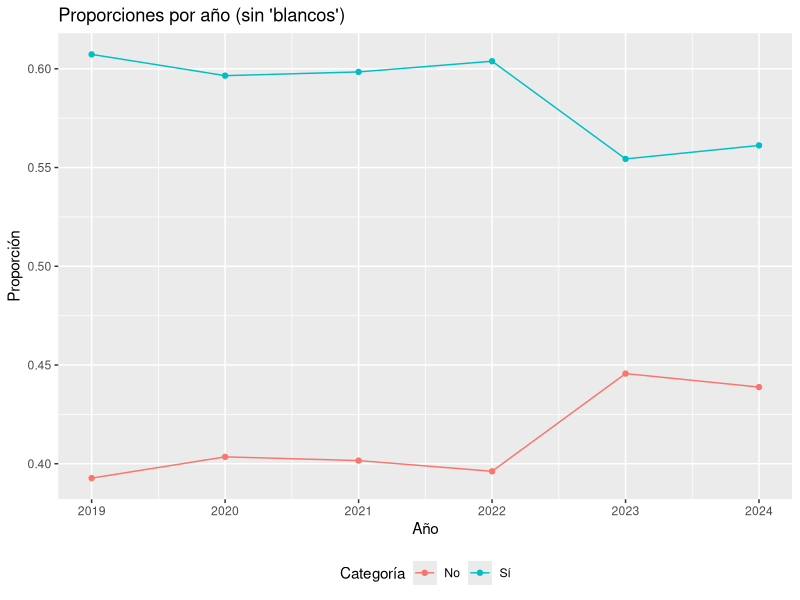
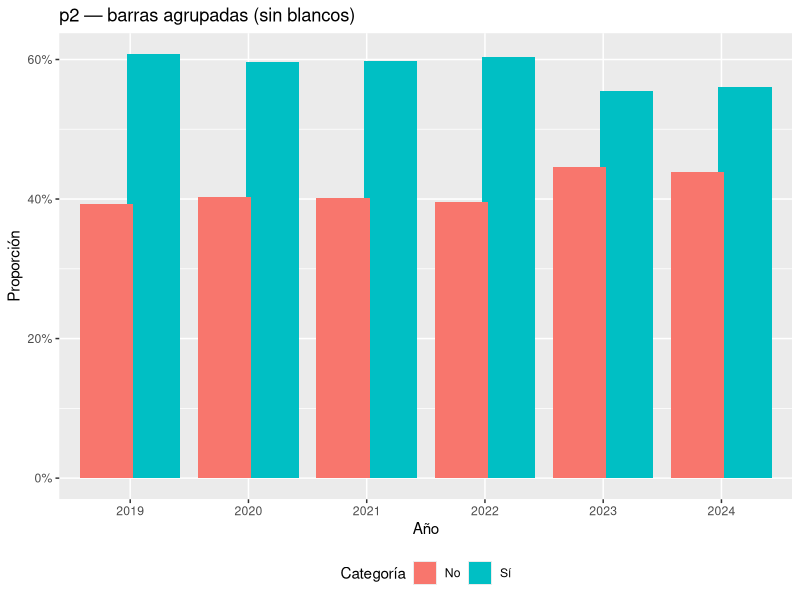
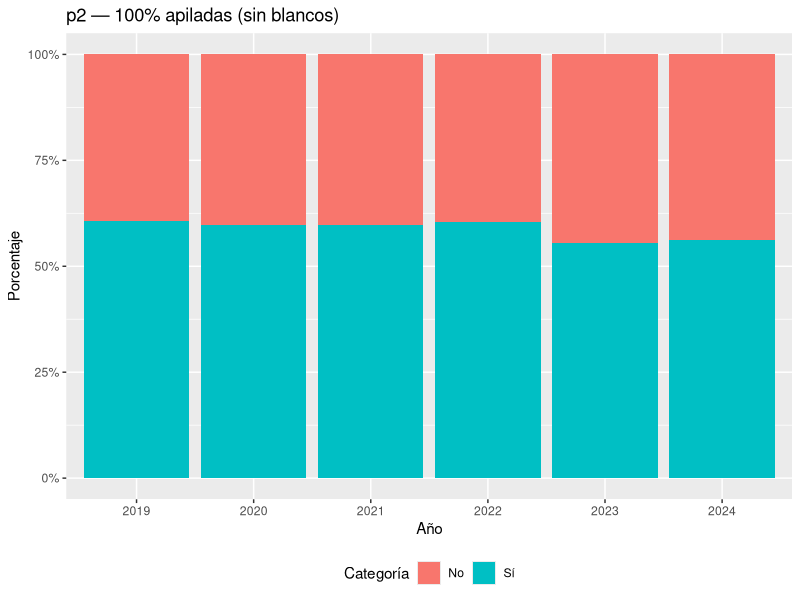
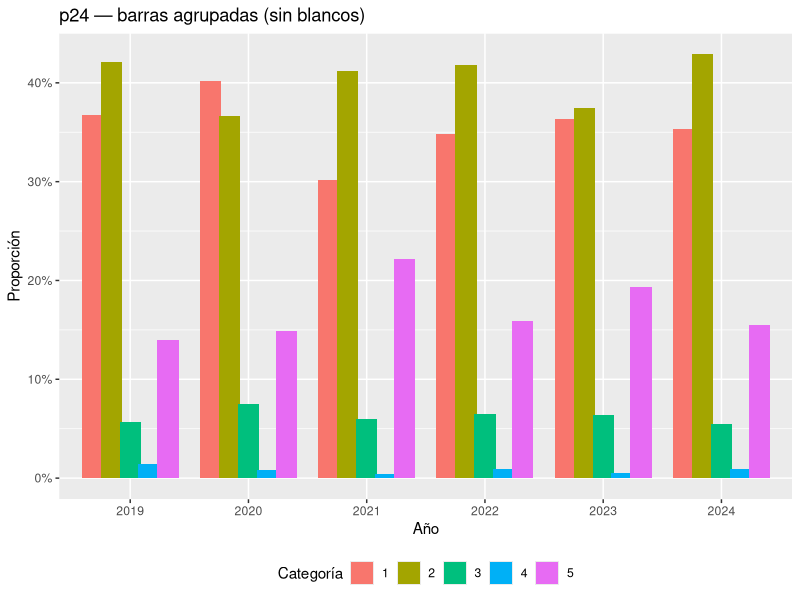
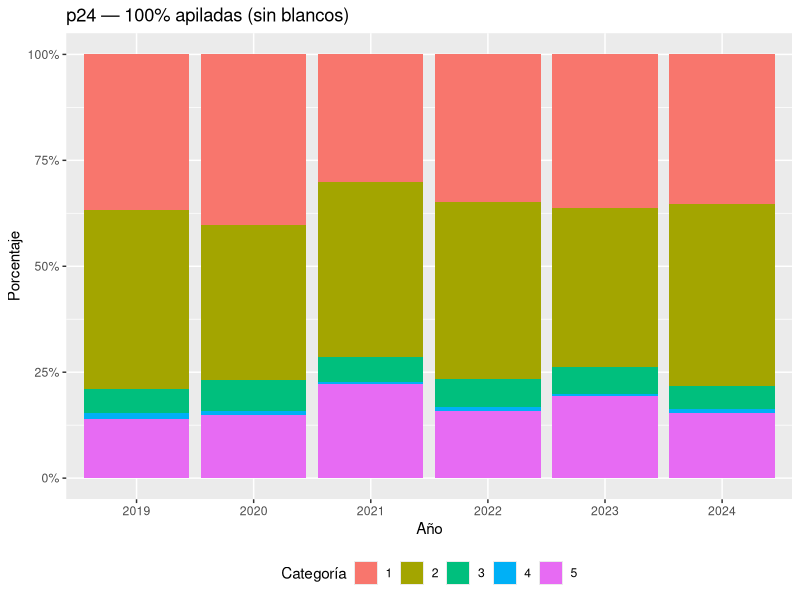
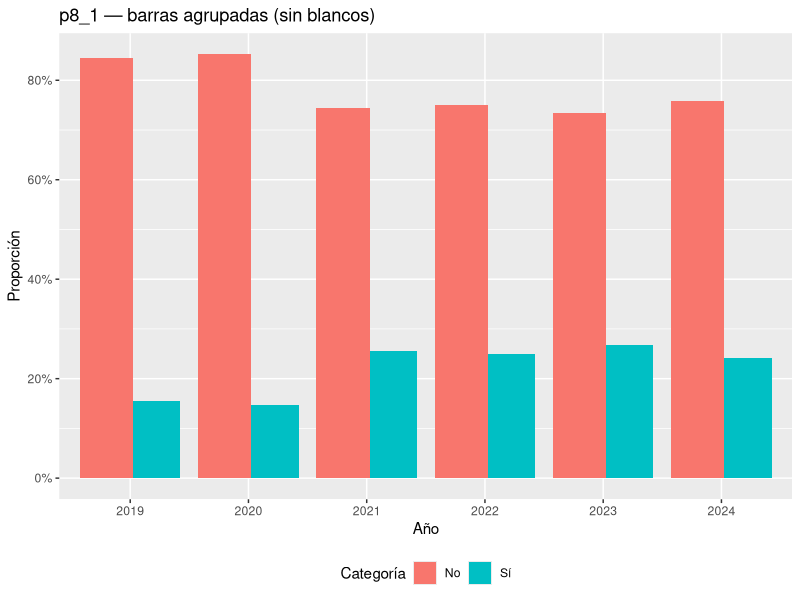
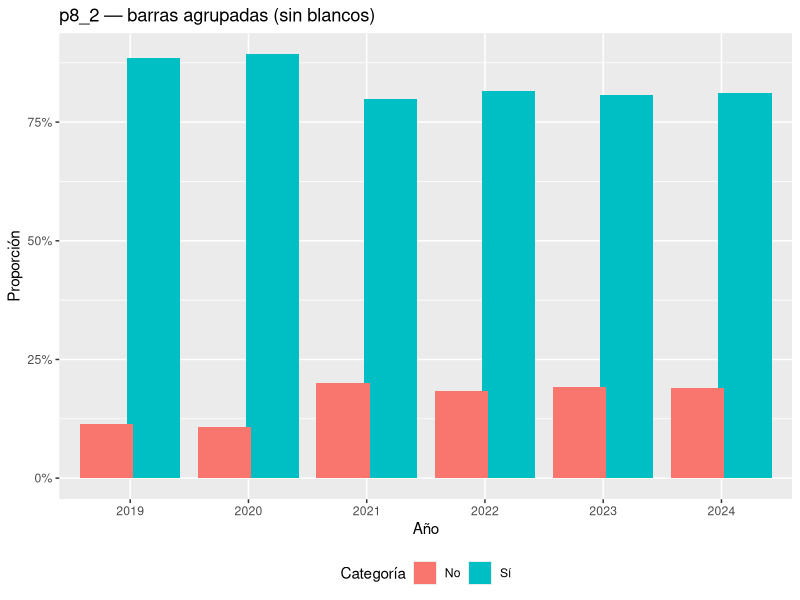

These charts were generated, in order, by the following R code:
## ---- chunk 1
# ===== Paquetes =====
packs <- c("dplyr","tidyr","ggplot2","e1071","knitr","tibble","scales")
to_install <- setdiff(packs, rownames(installed.packages()))
if(length(to_install)) install.packages(to_install, quiet = TRUE)
invisible(lapply(packs, library, character.only = TRUE))

# ===== Lectura de datos =====
M19 <- read.csv("Datos_molec_2019-1.csv")
M20 <- read.csv("Datos_molec_2020-1.csv")
M21 <- read.csv("Datos_molec_2021-1.CSV")
M22 <- read.csv("Datos_molec_2022-1.CSV")
M23 <- read.csv("Datos_molec_2023-1.CSV")
M24 <- read.csv("Datos_molec_2024-1.csv")

# Normaliza tipos a numérico
to_numeric <- function(df){
  for(v in c("p4","p26","p24","p2","p8_1","p8_2","sexo","nivel","edad")){
    if(v %in% names(df)) df[[v]] <- suppressWarnings(as.numeric(df[[v]]))
  }
  df
}
M19 <- to_numeric(M19); M20 <- to_numeric(M20); M21 <- to_numeric(M21)
M22 <- to_numeric(M22); M23 <- to_numeric(M23); M24 <- to_numeric(M24)

dfs   <- list(M19,M20,M21,M22,M23,M24)
anios <- 2019:2024

# ===== Helpers =====

# --- 1) Resumen numérico tipo describe por año ---
num_describe <- function(dfs, var, anios) {
  one <- function(df, var){
    x <- df[[var]]
    c(
      Min      = suppressWarnings(min(x, na.rm=TRUE)),
      Q1       = as.numeric(quantile(x, .25, na.rm=TRUE)),
      Mediana  = suppressWarnings(median(x, na.rm=TRUE)),
      Media    = suppressWarnings(mean(x, na.rm=TRUE)),
      Q3       = as.numeric(quantile(x, .75, na.rm=TRUE)),
      Máximo   = suppressWarnings(max(x, na.rm=TRUE)),
      `Rango Medio` = (suppressWarnings(max(x, na.rm=TRUE))-suppressWarnings(min(x, na.rm=TRUE)))/2,
      `Desv Est`    = suppressWarnings(sd(x, na.rm=TRUE)),
      CV            = suppressWarnings(mean(x, na.rm=TRUE)/sd(x, na.rm=TRUE)),
      Sesgo         = suppressWarnings(e1071::skewness(x, na.rm=TRUE)),
      Curtosis      = suppressWarnings(e1071::kurtosis(x, na.rm=TRUE))
    )
  }
  M <- sapply(dfs, one, var = var)
  colnames(M) <- anios
  round(M, 2)
}

# --- 2) Proporciones por año con niveles fijos (sin 'blanco'=0) ---
prop_mat_anios <- function(dfs, var, levels, labels, anios) {
  stopifnot(length(levels) == length(labels))
  vec <- function(x, levels) {
    # Excluye valores fuera de levels
    x[!(x %in% levels)] <- NA
    v <- factor(x, levels = levels)
    as.numeric(prop.table(table(v)))
  }
  mats <- lapply(dfs, function(df) vec(df[[var]], levels))
  M <- do.call(rbind, mats)
  colnames(M) <- labels
  rownames(M) <- anios
  M
}

# --- 3) Mediana por año (para ordinales, excluye 'blanco'=0) ---
ordinal_median_by_year <- function(dfs, var, anios, valid_levels) {
  m <- sapply(dfs, function(df) {
    x <- suppressWarnings(as.numeric(df[[var]]))
    x <- x[x %in% valid_levels]
    if(length(x)) median(x) else NA
  })
  names(m) <- anios
  m
}

# --- 4) Gráficos cuantitativos ---
box_by_year <- function(dfs, var, anios, ylab="", ylim=NULL){
  dfp <- dplyr::bind_rows(lapply(seq_along(dfs), function(i){
    tibble::tibble(anio = anios[i], valor = dfs[[i]][[var]])
  }))
  ggplot(dfp, aes(x=factor(anio), y=valor)) +
    geom_boxplot() +
    labs(x="Año", y=ylab, title=paste0("Boxplots por año: ", var)) +
    (if(is.null(ylim)) NULL else coord_cartesian(ylim=ylim))
}

hist_grid_by_year <- function(dfs, var, anios, bins=30, density=FALSE){
  dfp <- dplyr::bind_rows(lapply(seq_along(dfs), function(i){
    tibble::tibble(anio = factor(anios[i]), valor = dfs[[i]][[var]])
  })) |> dplyr::filter(!is.na(valor))
  p <- ggplot(dfp, aes(x=valor)) +
    geom_histogram(bins=bins) +
    facet_wrap(~anio, scales="free_y") +
    labs(x=var, y="Frecuencia", title=paste0("Histogramas: ", var))
  if (density) {
    p <- ggplot(dfp, aes(x=valor)) +
      geom_histogram(aes(y=after_stat(density)), bins=bins, alpha=.4) +
      geom_density(linewidth=1) +
      facet_wrap(~anio, scales="free") +
      labs(x=var, y="Densidad", title=paste0("Histograma + densidad: ", var))
  }
  p
}

# --- 5) Líneas de proporción por año (sin asumir 'Total') ---
line_prop_by_cat <- function(M_prop, cats_to_plot=NULL){
  dfp <- data.frame(anio = as.integer(rownames(M_prop)), as.data.frame(M_prop))
  dfp <- tidyr::pivot_longer(dfp, -anio, names_to = "categoria", values_to = "prop")
  if(!is.null(cats_to_plot)) dfp <- dplyr::filter(dfp, categoria %in% cats_to_plot)
  ggplot(dfp, aes(x=anio, y=prop, color=categoria)) +
    geom_line() + geom_point() +
    scale_x_continuous(breaks=unique(dfp$anio)) +
    labs(x="Año", y="Proporción", color="Categoría", title="Proporciones por año (sin 'blancos')") +
    theme(legend.position="bottom")
}

# --- 6) Barras de frecuencias (sin 'blancos') ---
freq_long_by_year <- function(dfs, var, levels, labels, anios) {
  stopifnot(length(dfs) == length(anios), length(levels) == length(labels))
  dplyr::bind_rows(lapply(seq_along(dfs), function(i){
    x <- dfs[[i]][[var]]
    x[!(x %in% levels)] <- NA
    v <- factor(x, levels = levels, labels = labels)
    tab <- table(v)
    tibble::tibble(
      anio = anios[i],
      categoria = names(tab),
      n = as.numeric(tab)
    )
  })) |>
    dplyr::group_by(anio) |>
    dplyr::mutate(prop = n / sum(n)) |>
    dplyr::ungroup()
}

plot_barras_agrupadas <- function(freq_long, usar_prop = TRUE, titulo = NULL, ylabel = NULL) {
  yvar <- if (usar_prop) "prop" else "n"
  if (is.null(titulo)) titulo <- "Frecuencias por año"
  if (is.null(ylabel)) ylabel <- if (usar_prop) "Proporción" else "Conteo"
  ggplot(freq_long, aes(x = factor(anio), y = .data[[yvar]], fill = categoria)) +
    geom_col(position = position_dodge(width = 0.8)) +
    scale_y_continuous(labels = if (usar_prop) scales::percent else waiver()) +
    labs(x = "Año", y = ylabel, fill = "Categoría", title = titulo) +
    theme(legend.position = "bottom")
}

plot_barras_100 <- function(freq_long, titulo = NULL) {
  if (is.null(titulo)) titulo <- "Distribución 100% apilada por año"
  ggplot(freq_long, aes(x = factor(anio), y = prop, fill = categoria)) +
    geom_col(position = "fill") +
    scale_y_continuous(labels = scales::percent) +
    labs(x = "Año", y = "Porcentaje", fill = "Categoría", title = titulo) +
    theme(legend.position = "bottom")
}

# --- 7) Helpers de correlación ---
# Recodifica binarios (1=Sí -> 1; 2=No -> 0); excluye 0 (blanco) colocándolo como NA
to_binary <- function(x) {
  x <- suppressWarnings(as.numeric(x))
  x[x == 0] <- NA
  x <- ifelse(x == 1, 1, ifelse(x == 2, 0, NA))
  x
}

# Construye dataset numérico limpio para correlación
build_corr_df <- function(df){
  tibble::tibble(
    p4   = suppressWarnings(as.numeric(df$p4)),
    p26  = suppressWarnings(as.numeric(df$p26)),
    edad = suppressWarnings(as.numeric(df$edad)),
    p24_ord = {x <- suppressWarnings(as.numeric(df$p24)); x[!(x %in% 1:5)] <- NA; x},
    p2_bin  = to_binary(df$p2),
    p8_1_bin= to_binary(df$p8_1),
    p8_2_bin= to_binary(df$p8_2),
    nivel_ord = {z <- suppressWarnings(as.numeric(df$nivel)); z[!(z %in% 1:7)] <- NA; z}
  )
}

corr_matrix <- function(df_num){
  # Devuelve matriz de correlaciones de Pearson
  cor(df_num, use = "pairwise.complete.obs")
}
## ---- chunk 2
knitr::kable(num_describe(dfs, "p4", anios), caption = "Resumen descriptivo por año — p4")
## ---- chunk 3
knitr::kable(num_describe(dfs, "p26", anios), caption = "Resumen descriptivo por año — p26")
## ---- chunk 4
knitr::kable(num_describe(dfs, "edad", anios), caption = "Resumen descriptivo por año — edad")
## ---- chunk 5
N_p2_nb <- prop_mat_anios(dfs, "p2", levels=c(1,2), labels=c("Sí","No"), anios=anios)
knitr::kable(round(N_p2_nb,3), caption="Proporciones por año — p2 (sin blancos)")
line_prop_by_cat(N_p2_nb, cats_to_plot=c("Sí","No"))
## ---- chunk 6
freq_p2_nb <- freq_long_by_year(dfs, "p2", levels = c(1,2), labels = c("Sí","No"), anios)
plot_barras_agrupadas(freq_p2_nb, usar_prop = TRUE, titulo = "p2 — barras agrupadas (sin blancos)")
plot_barras_100(freq_p2_nb, titulo = "p2 — 100% apiladas (sin blancos)")
## ---- chunk 7
N_p24_nb <- prop_mat_anios(dfs, "p24", levels=1:5, labels=c("1","2","3","4","5"), anios=anios)
knitr::kable(round(N_p24_nb,3), caption="Proporciones por año — p24 (1–5, sin blancos)")
medianas_p24 <- ordinal_median_by_year(dfs, "p24", anios, valid_levels = 1:5)
knitr::kable(t(as.data.frame(medianas_p24)), caption="Mediana anual — p24 (sin blancos)")
## ---- chunk 8
freq_p24_nb <- freq_long_by_year(dfs, "p24", levels = 1:5, labels = c("1","2","3","4","5"), anios)
plot_barras_agrupadas(freq_p24_nb, usar_prop = TRUE, titulo = "p24 — barras agrupadas (sin blancos)")
plot_barras_100(freq_p24_nb, titulo = "p24 — 100% apiladas (sin blancos)")
## ---- chunk 9
N_p8_1_nb <- prop_mat_anios(dfs, "p8_1", levels=c(1,2), labels=c("Sí","No"), anios=anios)
knitr::kable(round(N_p8_1_nb,3), caption="Proporciones por año — p8_1 (sin blancos)")
## ---- chunk 10
freq_p8_1_nb <- freq_long_by_year(dfs, "p8_1", levels = c(1,2), labels = c("Sí","No"), anios)
plot_barras_agrupadas(freq_p8_1_nb, usar_prop = TRUE, titulo = "p8_1 — barras agrupadas (sin blancos)")
## ---- chunk 11
N_p8_2_nb <- prop_mat_anios(dfs, "p8_2", levels=c(1,2), labels=c("Sí","No"), anios=anios)
knitr::kable(round(N_p8_2_nb,3), caption="Proporciones por año — p8_2 (sin blancos)")
## ---- chunk 12
freq_p8_2_nb <- freq_long_by_year(dfs, "p8_2", levels = c(1,2), labels = c("Sí","No"), anios)
plot_barras_agrupadas(freq_p8_2_nb, usar_prop = TRUE, titulo = "p8_2 — barras agrupadas (sin blancos)")
## ---- chunk 13
N_sexo_nb <- prop_mat_anios(dfs, "sexo", levels=c(1,2), labels=c("H","M"), anios=anios)
knitr::kable(round(N_sexo_nb,3), caption="Proporciones por año — sexo (sin blancos)")
## ---- chunk 14
# Ajusta niveles si tu diccionario difiere; aquí 1..7, excluye 0
N_nivel_nb <- prop_mat_anios(dfs, "nivel", levels=1:7, labels=as.character(1:7), anios=anios)
knitr::kable(round(N_nivel_nb,3), caption="Proporciones por año — nivel (1–7, sin blancos)")
## ---- chunk 15
# Dataset combinado (todos los años apilados)
df_all <- dplyr::bind_rows(lapply(dfs, build_corr_df))
CM_all <- corr_matrix(df_all)
knitr::kable(round(CM_all, 3), caption = "Matriz de correlaciones — TODOS LOS AÑOS (sin blancos)")
## ---- chunk 16
# Correlaciones por año
corr_list <- lapply(dfs, function(d) corr_matrix(build_corr_df(d)))
names(corr_list) <- anios
# Imprime cada matriz
for (yr in names(corr_list)){
  cat("\n\n### Año", yr, "\n")
  print(knitr::kable(round(corr_list[[yr]], 3),
        caption = paste("Matriz de correlaciones —", yr)))
}
